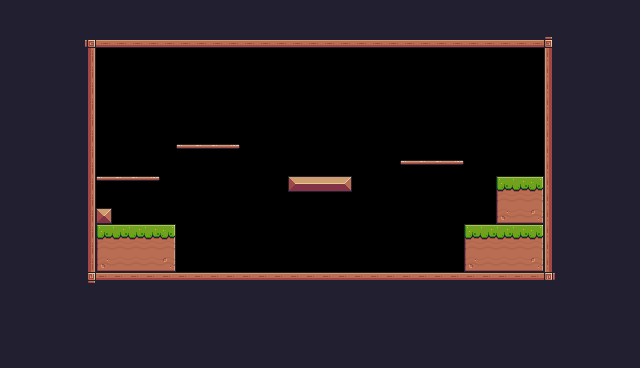

Rendered tile map (Tiled .tmx) drawn with the repository's tilesets; below, a short description and the full map source, tile grids included:
An orthogonal 40x23 tile map with 16x16 px tiles, 1 tile layer (Background) and 33 objects (8x Fruit, 3x Platform, 2x Saw, Player, Checkpoint).

<map version="1.10" tiledversion="1.10.2" orientation="orthogonal" renderorder="right-down" width="40" height="23" tilewidth="16" tileheight="16" infinite="0" nextlayerid="4" nextobjectid="57">
 <properties>
  <property name="BackgroundColor" value="Grey" />
 </properties>
 <tileset firstgid="1" source="Pixel Adventure.tsx" />
 <layer id="1" name="Background" width="40" height="23">
  <properties>
   <property name="BackgroundColor" value="Blue" />
  </properties>
  <data encoding="csv">
24,24,24,24,24,24,24,24,24,24,24,24,24,24,24,24,24,24,24,24,24,24,24,24,24,24,24,24,24,24,24,24,112,112,112,24,24,24,24,24,
24,24,24,24,24,24,24,24,24,24,24,24,24,24,24,24,24,24,24,24,24,24,24,24,24,24,24,24,24,24,24,24,112,112,112,112,112,24,24,24,
24,24,24,24,24,92,134,134,134,134,134,134,134,134,134,134,134,134,134,134,134,134,134,134,134,134,134,134,134,134,134,134,134,134,93,24,112,24,24,24,
24,24,24,24,24,113,0,0,0,0,0,0,0,0,0,0,0,0,0,0,0,0,0,0,0,0,0,0,0,0,0,0,0,0,111,112,112,112,24,24,
24,24,24,24,24,113,0,0,0,0,0,0,0,0,0,0,0,0,0,0,0,0,0,0,0,0,0,0,0,0,0,0,0,0,111,112,112,24,24,24,
24,24,24,24,24,113,0,0,0,0,0,0,0,0,0,0,0,0,0,0,0,0,0,0,0,0,0,0,0,0,0,0,0,0,111,112,112,112,24,24,
24,24,24,24,24,113,0,0,0,0,0,0,0,0,0,0,0,0,0,0,0,0,0,0,0,0,0,0,0,0,0,0,0,0,111,24,24,24,24,24,
24,24,24,24,24,113,0,0,0,0,0,0,0,0,0,0,0,0,0,0,0,0,0,0,0,0,0,0,0,0,0,0,0,0,111,24,24,24,24,24,
24,24,24,24,24,113,0,0,0,0,0,0,0,0,0,0,0,0,0,0,0,0,0,0,0,0,0,0,0,0,0,0,0,0,111,24,24,24,24,24,
24,24,24,24,24,113,0,0,0,0,0,40,41,41,42,0,0,0,0,0,0,0,0,0,0,0,0,0,0,0,0,0,0,0,111,24,24,24,24,24,
24,24,24,24,24,113,0,0,0,0,0,0,0,0,0,0,0,0,0,0,0,0,0,0,0,40,41,41,42,0,0,0,0,0,111,24,24,24,24,24,
24,24,24,24,24,113,40,41,41,42,0,0,0,0,0,0,0,0,13,14,14,15,0,0,0,0,0,0,0,0,0,7,8,9,111,24,24,24,24,24,
24,24,24,24,24,113,0,0,0,0,0,0,0,0,0,0,0,0,0,0,0,0,0,0,0,0,0,0,0,0,0,29,30,31,111,24,24,24,24,24,
24,24,24,24,24,113,35,0,0,0,0,0,0,0,0,0,0,0,0,0,0,0,0,0,0,0,0,0,0,0,0,51,52,53,111,24,24,24,24,24,
24,24,24,24,24,113,7,8,8,8,9,0,0,0,0,0,0,0,0,0,0,0,0,0,0,0,0,0,0,7,8,8,8,9,111,24,24,24,24,24,
24,24,24,24,24,113,29,30,30,30,31,0,0,0,0,0,0,0,0,0,0,0,0,0,0,0,0,0,0,29,30,30,30,31,111,24,24,24,24,24,
24,24,24,24,24,113,51,52,52,52,53,0,0,0,0,0,0,0,0,0,0,0,0,0,0,0,0,0,0,51,52,52,52,53,111,112,112,24,112,112,
24,24,24,24,24,114,90,90,90,90,90,90,90,90,90,90,90,90,90,90,90,90,90,90,90,90,90,90,90,90,90,90,90,90,115,112,112,112,112,24,
24,24,24,24,24,24,24,24,24,24,24,24,24,24,24,24,24,24,24,24,24,24,24,24,24,24,24,24,24,24,24,24,24,112,112,112,112,112,112,24,
24,24,24,24,24,24,24,24,24,24,24,24,24,24,24,24,24,24,24,24,24,24,24,24,24,24,24,24,24,24,24,24,112,112,112,112,112,112,112,24,
24,24,24,24,24,24,24,24,24,24,24,24,24,24,24,24,24,24,24,24,24,24,24,24,24,24,24,24,24,24,24,24,112,112,112,24,24,24,24,24,
24,24,24,24,24,24,24,24,24,24,24,24,24,24,24,24,24,24,24,24,24,24,24,24,24,24,24,24,24,24,24,24,24,24,24,24,24,24,24,24,
24,24,24,24,24,24,24,24,24,24,24,24,24,24,24,24,24,24,24,24,24,24,24,24,24,24,24,24,24,24,24,24,24,24,24,24,24,24,24,24
</data>
 </layer>
 <objectgroup id="2" name="SpawnPoints">
  <object id="2" name="Player" type="Player" x="144" y="192" width="31.3333" height="31.3333" />
  <object id="29" name="Bananas" type="Fruit" x="208" y="112" width="32" height="32" />
  <object id="37" name="Cherries" type="Fruit" x="288" y="144" width="32" height="32" />
  <object id="39" name="Bananas" type="Fruit" x="176" y="112" width="32" height="32" />
  <object id="43" name="Orange" type="Fruit" x="112" y="144" width="32" height="32" />
  <object id="44" name="Cherries" type="Fruit" x="304" y="112" width="32" height="32" />
  <object id="45" name="Cherries" type="Fruit" x="320" y="144" width="32" height="32" />
  <object id="48" name="Kiwi" type="Fruit" x="400" y="128" width="32" height="32" />
  <object id="49" name="Kiwi" type="Fruit" x="432" y="128" width="32" height="32" />
  <object id="50" type="Saw" x="304" y="256" width="32" height="32">
   <properties>
    <property name="isVertical" type="bool" value="false" />
    <property name="offNeg" type="float" value="8" />
    <property name="offPos" type="float" value="8" />
   </properties>
  </object>
  <object id="51" type="Saw" x="256" y="128" width="32" height="32">
   <properties>
    <property name="isVertical" type="bool" value="true" />
    <property name="offNeg" type="float" value="4" />
    <property name="offPos" type="float" value="6" />
   </properties>
  </object>
  <object id="53" type="Checkpoint" x="480" y="112" width="64" height="64" />
 </objectgroup>
 <objectgroup id="3" name="Collisions">
  <object id="6" x="96" y="96" height="176" />
  <object id="7" x="80" y="32" width="16" height="240" />
  <object id="9" x="544" y="32" width="16" height="240" />
  <object id="10" x="96" y="272" width="464" height="16" />
  <object id="11" x="80" y="272" width="16" height="16" />
  <object id="12" x="96" y="208" width="16" />
  <object id="13" x="96" y="176" width="48" />
  <object id="14" x="96" y="176" width="48" />
  <object id="15" x="96" y="208" width="16" height="16" />
  <object id="16" x="288" y="176" width="64" height="16" />
  <object id="19" x="496" y="176" width="48" height="48" />
  <object id="20" x="464" y="224" width="80" height="48" />
  <object id="21" x="80" y="80" width="16" height="16" />
  <object id="24" type="Platform" x="400" y="160" width="64" height="16" />
  <object id="25" type="Platform" x="176" y="144" width="64" height="16" />
  <object id="26" type="Platform" x="96" y="176" width="64" height="16" />
  <object id="27" x="96" y="224" width="80" height="48" />
  <object id="28" x="768" y="80" />
  <object id="52" x="80" y="32" width="464" height="16" />
  <object id="55" x="-3104" y="384" width="16" />
  <object id="56" x="128" y="-80" />
 </objectgroup>
</map>
